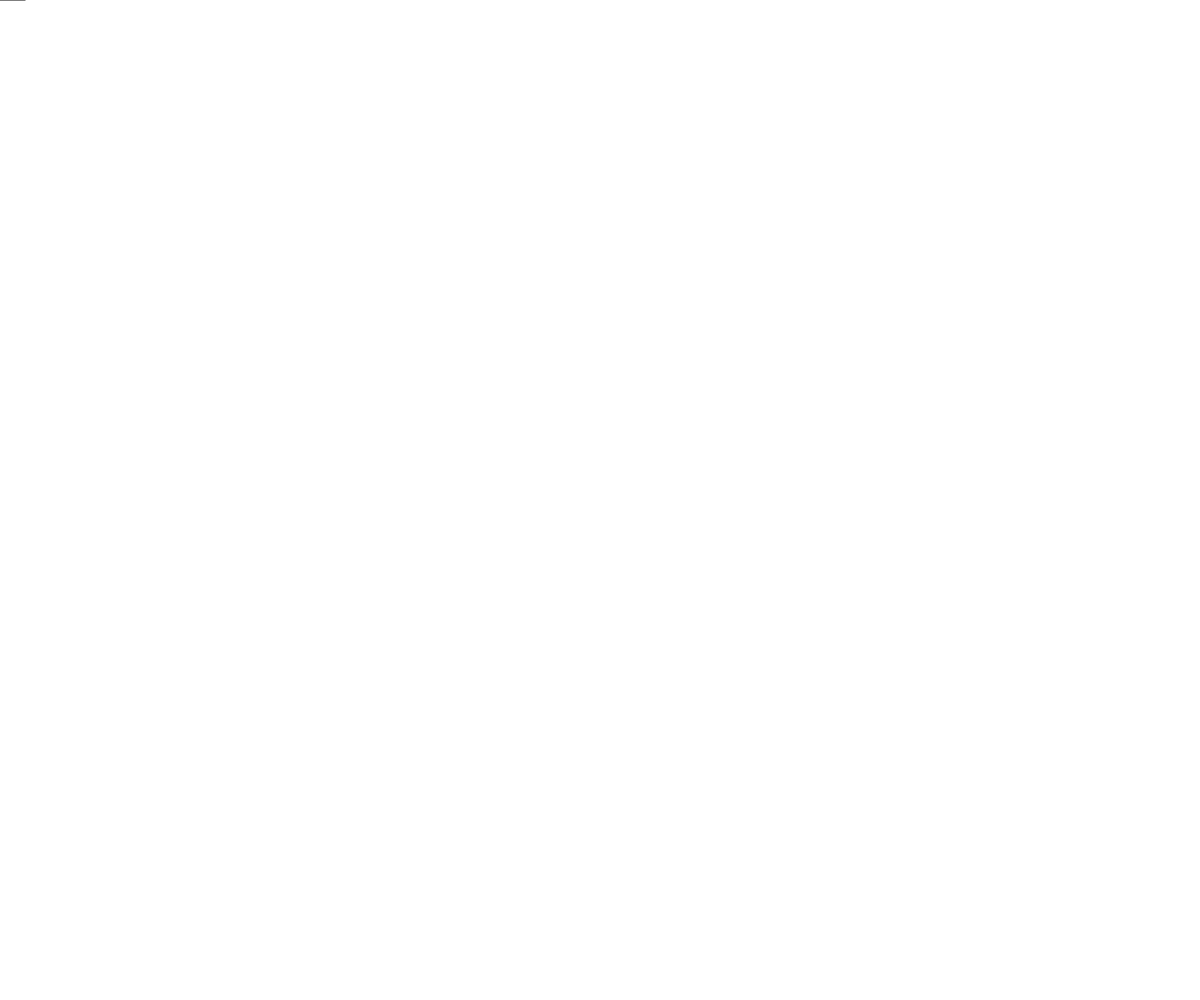
Frame 1 (no input)
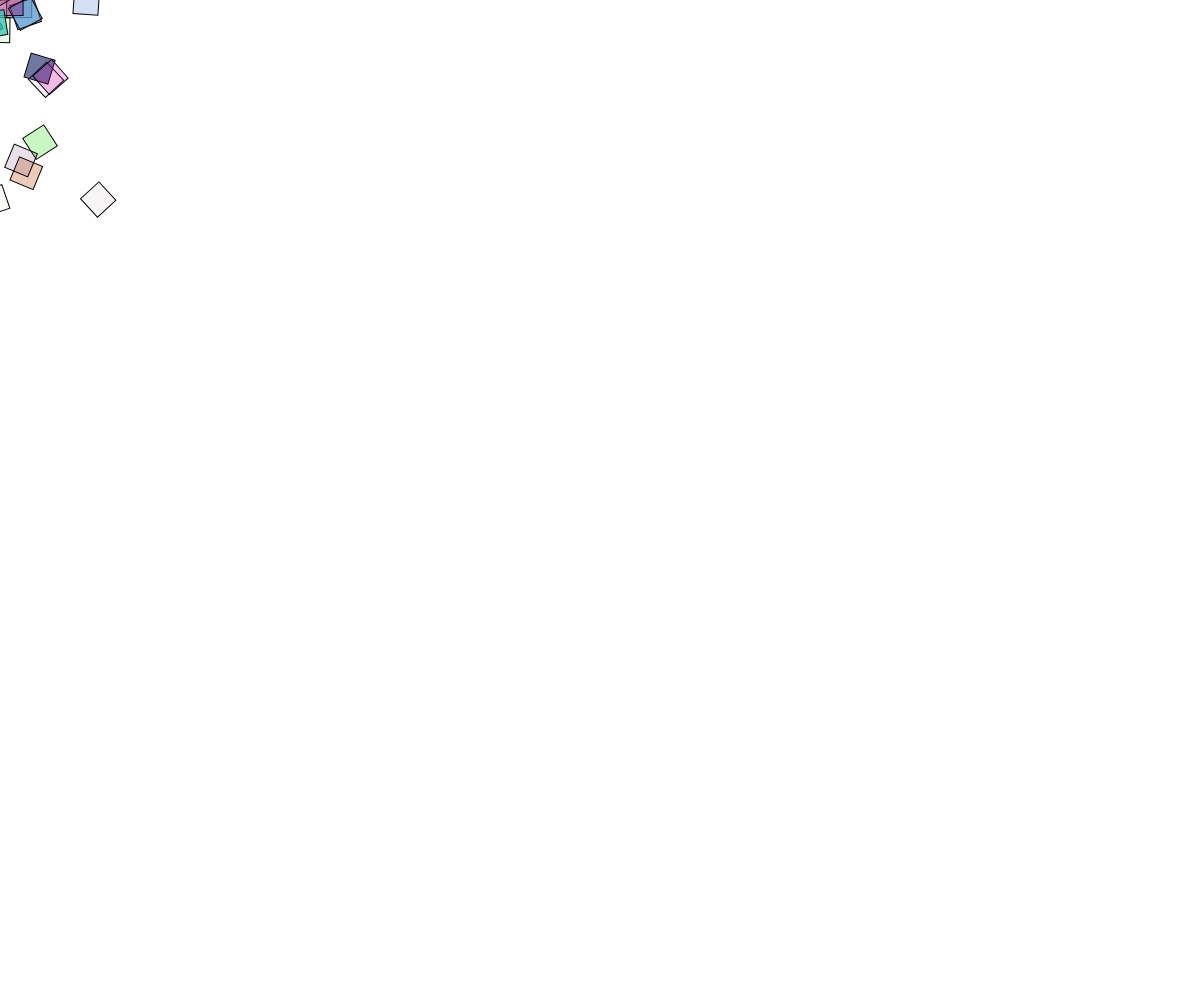
Frame 60 (no input)
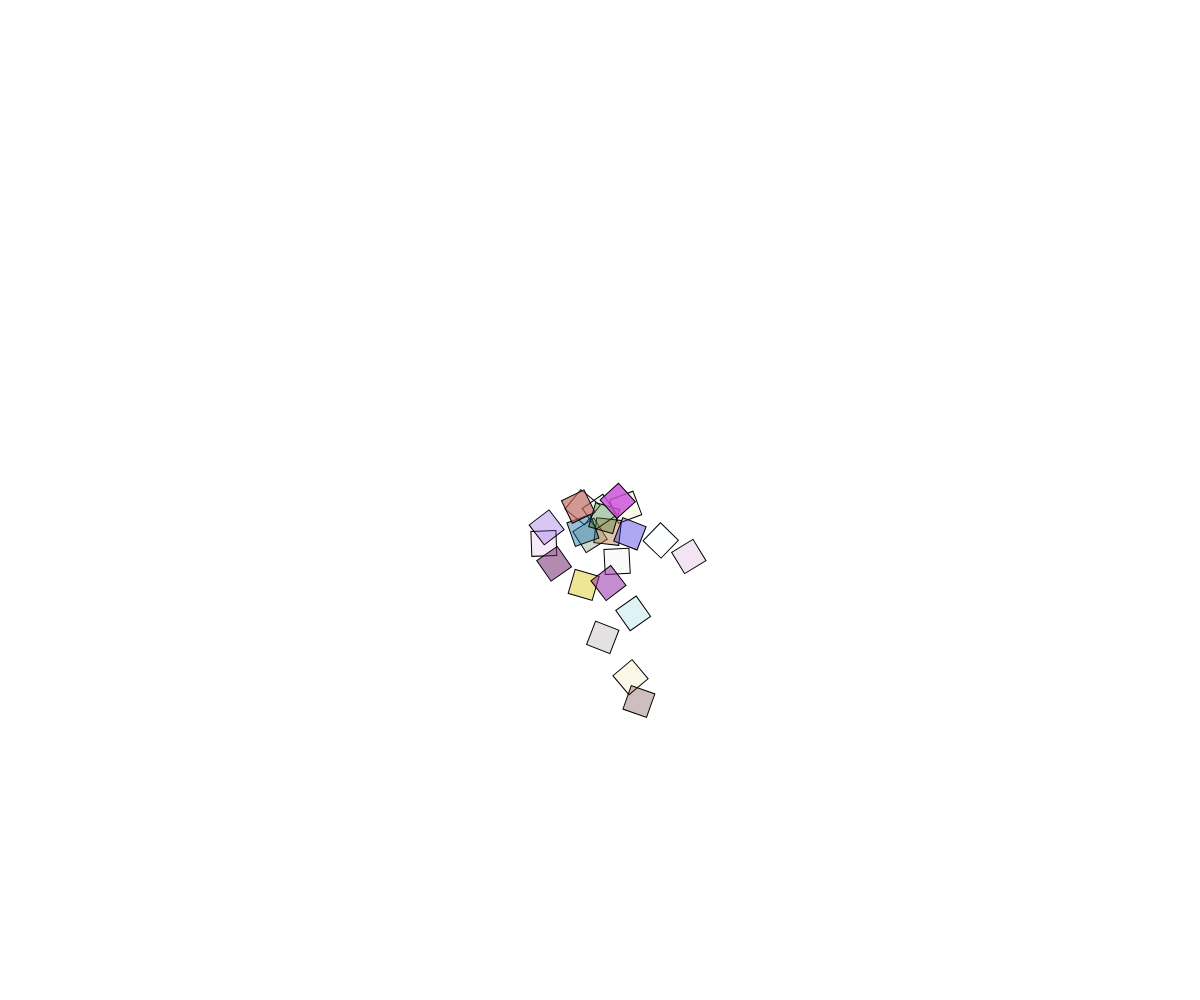
Frame 120 (the mouse pressed at the canvas centre since frame 60)

The p5.js sketch that drew these frames (run headless with seeded random() and noise() and a simulated clock; from frame 60 on, the mouse is pressed at the canvas centre):

// p5.js sketch
// ── sketch.js
let cars = [];

function setup() {
  createCanvas(windowWidth, windowHeight);
  angleMode(DEGREES);


  
}

function draw() {
  background("white");
  
        cars.push(new Car()); 

  
for(let i = 0; i < cars.length; i++){
  cars[i].display();
  cars[i].move();
  
  if(cars[i].a < 0){
    cars.splice(i,1);
  }
}
  
  fill('white') ;

  
}




class Car {

  constructor() {
    this.pos = createVector(mouseX,mouseY);
    this.vel = createVector(random(-5,5),random(10, 0))
    this.rot = random(360)
    this.r = random(225)
    this.g = random(225)
    this.b = random(225)
    this.a = random(225)

  }
  // methods

  display() {
    push();
    fill(this.r,this.g, this.b, this.a)
    translate(this.pos.x, this.pos.y);
    rotate(this.rot,createVector(this.pos.x, this.pos.y));
    this.rot + 5;
    rect(0, 0, 25, 25);
    pop();
  }

  move() {
    this.pos.add(this.vel)
    this.a -= 5;
      
    }
    
}
